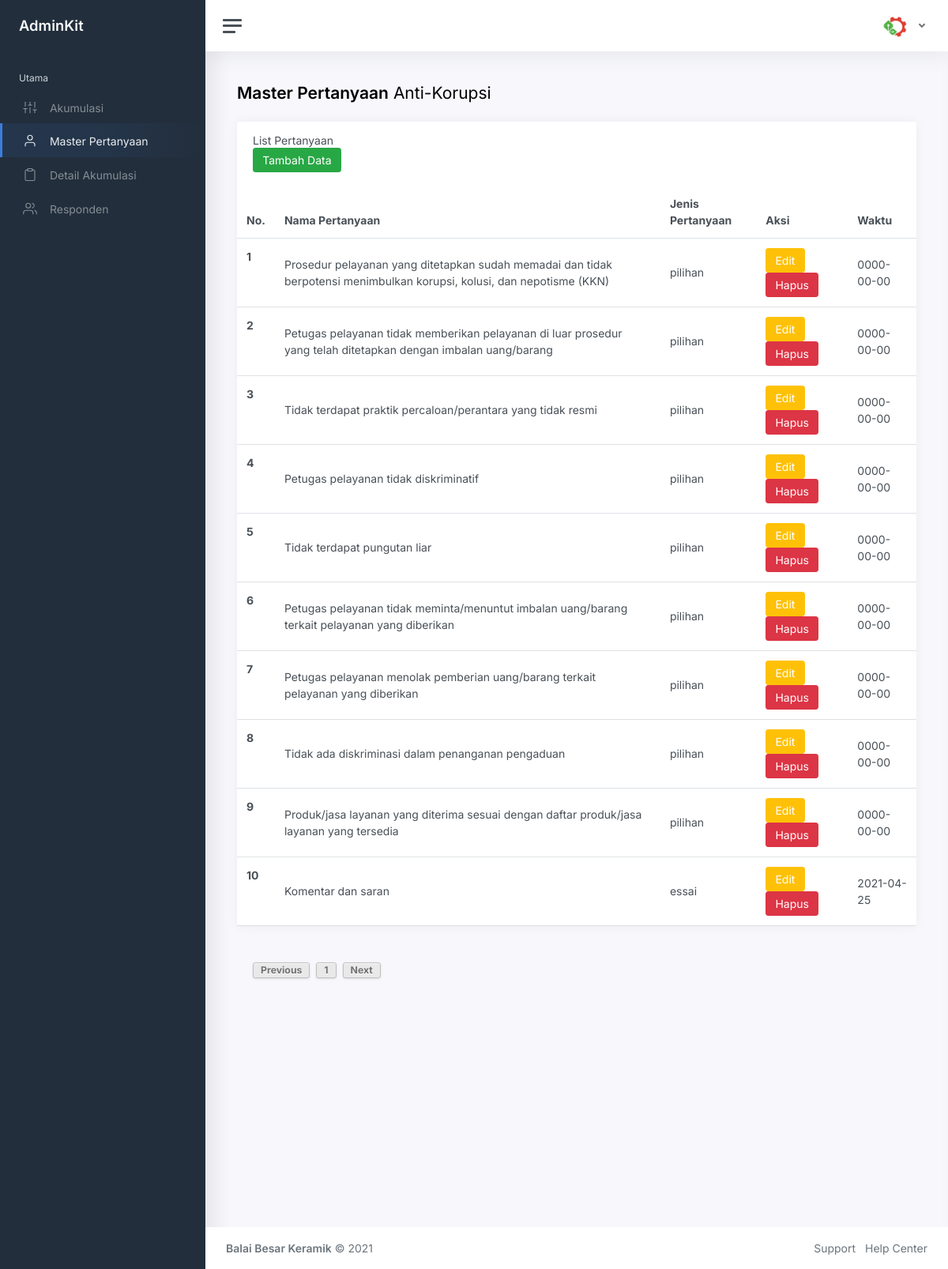
The page /pertanyaan.php on the database its author committed.
### tables this page shows
CREATE TABLE `pertanyaan` (
  `idPertanyaan` varchar(255) NOT NULL,
  `namaPertanyaan` varchar(255) NOT NULL,
  `jenisPertanyaan` varchar(255) NOT NULL,
  `dateCreate` date NOT NULL
);

### koneksi.php (called while the page is built, shortened)
<?php
$servername = "localhost";
$username = "root";
$password = "merdeka";
$db ="korupsi";
$conn = mysqli_connect($servername, $username, $password, $db);
function queryData(){
	global $conn;
		$ambil = mysqli_query($conn,"SELECT * FROM pertanyaan");
		return $ambil;
}
function limitData($halaman_awal, $batas){
	global $conn;
		$ambil = mysqli_query($conn,"select * from pertanyaan limit $halaman_awal, $batas");
		return $ambil;
}
?>

### pertanyaan.php (the view, shortened to what this page needs)
<?php
require_once "koneksi.php";
		$dataPakan= getData2();
		$dataJumlah= queryData();
    $no = 1;
	$batas = 10;
	$halaman = isset($_GET['halaman'])?(int)$_GET['halaman'] : 1;
	$halaman_awal = ($halaman>1) ? ($halaman * $batas) - $batas : 0;
	$previous = $halaman - 1;
	$next = $halaman + 1;
	$jumlah_data = mysqli_num_rows($dataJumlah);
	$total_halaman = ceil($jumlah_data/$batas);
	$limitData=limitData($halaman_awal, $batas);
?>
<!DOCTYPE html>
<html lang="en">
<head>
	<link href="css/app.css" rel="stylesheet">
	<link rel="stylesheet" href="//code.jquery.com/ui/1.12.1/themes/base/jquery-ui.css">
</head>
<body>
	<div class="wrapper">
		<nav id="sidebar" class="sidebar">
			<div class="sidebar-content js-simplebar">
				<a class="sidebar-brand" href="index.html">
          <span class="align-middle">AdminKit</span>
        </a>
				<ul class="sidebar-nav">
					<li class="sidebar-header">
						Utama
					</li>
					<li class="sidebar-item">
						<a class="sidebar-link" href="akumulasi.php">
              <i class="align-middle" data-feather="sliders"></i> <span class="align-middle">Akumulasi</span>
            </a>
					</li>
					<li class="sidebar-item active">
						<a class="sidebar-link" href="pertanyaan.php">
              <i class="align-middle" data-feather="user"></i> <span class="align-middle">Master Pertanyaan</span>
            </a>
					</li>
					<li class="sidebar-item">
						<a class="sidebar-link" href="detail-akumulasi.php">
              <i class="align-middle" data-feather="clipboard"></i> <span class="align-middle">Detail Akumulasi</span>
            </a>
					</li>
					<li class="sidebar-item ">
						<a class="sidebar-link" href="responden.php">
              <i class="align-middle" data-feather="users"></i> <span class="align-middle">Responden</span>
            </a>
					</li>
			</div>
		</nav>
		<div class="main">
			<nav class="navbar navbar-expand navbar-light navbar-bg">
				<a class="sidebar-toggle d-flex">
          <i class="hamburger align-self-center"></i>
        </a>
				<div class="navbar-collapse collapse">
					<ul class="navbar-nav navbar-align">
						<li class="nav-item dropdown">
							<a class="nav-link dropdown-toggle d-none d-sm-inline-block" href="#" data-bs-toggle="dropdown">
                <img src="img/avatars/avatar.jpg" class="avatar img-fluid rounded me-1" alt="Charles Hall" /> <span class="text-dark"><?php echo $_SESSION['username'];?></span>
              </a>
						</li>
					</ul>
				</div>
			</nav>
			<main class="content">
				<div class="container-fluid p-0">
					<div class="row mb-2 mb-xl-3">
						<div class="col-auto d-none d-sm-block">
							<h3><strong>Master Pertanyaan</strong> Anti-Korupsi</h3>
						</div>
					</div>
					<div class="row">
						<div class="col-lg-12">
							<div class="card flex-fill">
								<div class="card-header">
									<h5 class="card-title mb-0">List Pertanyaan</h5>
									<button type="button" class="btn btn-success tambahPertanyaan" data-bs-toggle="modal" data-bs-target="#tambahModal">Tambah Data</button>
								</div>
								<table class="table table-hover my-0">
									<thead>
										<tr>
										<th>No.</th>
											<th>Nama Pertanyaan</th>
											<th class="d-none d-xl-table-cell">Jenis Pertanyaan</th>
											<th class="d-none d-xl-table-cell">Aksi</th>
											<th>Waktu</th>
										</tr>
									</thead>
									<tbody>
									<?php
		  if(!isset($dataPakan)){
			  echo "<h2 class='text-center'> Belum ada data</h2>";
		  }else{
while($row=mysqli_fetch_array($limitData)){
 ?>
    <tr>
      <th><?php print($no++); ?></th>
      <td><?php print($row['namaPertanyaan']);?></td>
      <td><?php print($row['jenisPertanyaan']); ?></td>
	  <td><button type="button" id="<?php print($row['idPertanyaan'])?>" class="ubah-produk btn btn-warning" data-toggle="modal" data-target="#editModal"><i class="edit align-self-center"></i> Edit</button>
	  <button type="button" id="<?php print($row['idPertanyaan'])?>" class="hapus-produk btn btn-danger" data-toggle="modal" data-target="#hapusModal"><i class="delete align-self-center"></i> Hapus</button></td>
	  <td><?php print($row['dateCreate']); ?></td>
    </tr>
		  <?php }
		  }?>
									</tbody>
								</table>
							</div>
								<div class="pagination">
		  <a class="page" <?php if($halaman > 1){ echo "href='?halaman=$previous'"; } ?>>Previous</a><?php
				for($x=1;$x<=$total_halaman;$x++){
					?>
					<a class="page" href="?halaman=<?php echo $x ?>"><?php echo $x; ?></a>
					<?php
				}
				?>	<a class="page" <?php if($halaman < $total_halaman) { echo "href='?halaman=$next'"; } ?>>Next</a>
	</div>
						</div>
					</div>
				</div>
			</main>
	<footer class="footer">
				<div class="container-fluid">
					<div class="row text-muted">
						<div class="col-6 text-start">
							<p class="mb-0">
								<a href="index.html" class="text-muted"><strong>Balai Besar Keramik</strong></a> &copy; <?php print_r(date('Y'));?>
							</p>
						</div>
						<div class="col-6 text-end">
							<ul class="list-inline">
								<li class="list-inline-item">
									<a class="text-muted" href="#">Support</a>
								</li>
								<li class="list-inline-item">
									<a class="text-muted" href="#">Help Center</a>
								</li>
							</ul>
						</div>
					</div>
				</div>
			</footer>
		</div>
	</div>
</body>
</html>

### rows shown on the page
pertanyaan: namaPertanyaan "Prosedur pelayanan yang ditetapkan sudah memadai dan tidak berpotensi menimbulkan korupsi, kolusi, dan nepotisme (KKN)", jenisPertanyaan "pilihan", dateCreate "0000-00-00"
pertanyaan: namaPertanyaan "Petugas pelayanan tidak memberikan pelayanan di luar prosedur yang telah ditetapkan dengan imbalan uang/barang", jenisPertanyaan "pilihan", dateCreate "0000-00-00"
pertanyaan: namaPertanyaan "Tidak terdapat praktik percaloan/perantara yang tidak resmi", jenisPertanyaan "pilihan", dateCreate "0000-00-00"
pertanyaan: namaPertanyaan "Petugas pelayanan tidak diskriminatif", jenisPertanyaan "pilihan", dateCreate "0000-00-00"
pertanyaan: namaPertanyaan "Tidak terdapat pungutan liar", jenisPertanyaan "pilihan", dateCreate "0000-00-00"
pertanyaan: namaPertanyaan "Petugas pelayanan tidak meminta/menuntut imbalan uang/barang terkait pelayanan yang diberikan", jenisPertanyaan "pilihan", dateCreate "0000-00-00"
pertanyaan: namaPertanyaan "Petugas pelayanan menolak pemberian uang/barang terkait pelayanan yang diberikan", jenisPertanyaan "pilihan", dateCreate "0000-00-00"
pertanyaan: namaPertanyaan "Tidak ada diskriminasi dalam penanganan pengaduan", jenisPertanyaan "pilihan", dateCreate "0000-00-00"
pertanyaan: namaPertanyaan "Produk/jasa layanan yang diterima sesuai dengan daftar produk/jasa layanan yang tersedia", jenisPertanyaan "pilihan", dateCreate "0000-00-00"
pertanyaan: namaPertanyaan "Komentar dan saran", jenisPertanyaan "essai", dateCreate "2021-04-25"
